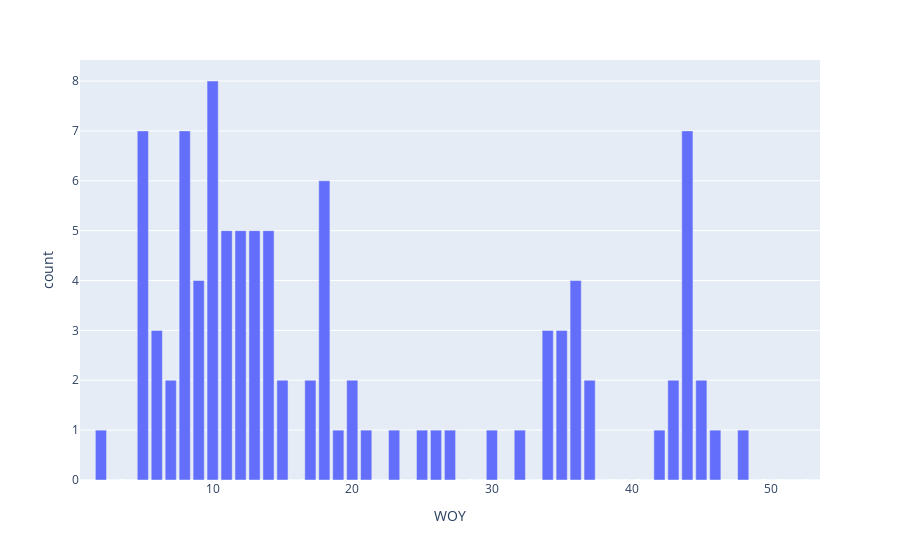

The cell this chart's notebook holds for it:
### Code cell
fig = px.bar(tmp, x=eval_metric, y="count")
fig.show()

### Figure 1 — Plotly figure (JSON) as saved in the notebook; plotly's stock layout.template omitted (floating-point values rounded to 4 significant figures)
{"data": [{"alignmentgroup": "True", "hovertemplate": "WOY=%{x}<br>count=%{y}<extra></extra>", "legendgroup": "", "marker": {"color": "#636efa", "pattern": {"shape": ""}}, "name": "", "offsetgroup": "", "orientation": "v", "showlegend": false, "textposition": "auto", "type": "bar", "x": [1, 2, 3, 4, 5, 6, 7, 8, 9, 10, 11, 12, 13, 14, 15, 16, 17, 18, 19, 20, 21, 22, 23, 24, 25, 26, 27, 28, 29, 30, 31, 32, 33, 34, 35, 36, 37, 38, 39, 40, 41, 42, 43, 44, 45, 46, 47, 48, 49, 50, 51, 52, 53], "xaxis": "x", "y": [0, 1, 0, 0, 7, 3, 2, 7, 4, 8, 5, 5, 5, 5, 2, 0, 2, 6, 1, 2, 1, 0, 1, 0, 1, 1, 1, 0, 0, 1, 0, 1, 0, 3, 3, 4, 2, 0, 0, 0, 0, 1, 2, 7, 2, 1, 0, 1, 0, 0, 0, 0, 0], "yaxis": "y"}], "layout": {"barmode": "relative", "legend": {"tracegroupgap": 0}, "margin": {"t": 60}, "xaxis": {"anchor": "y", "domain": [0, 1], "title": {"text": "WOY"}}, "yaxis": {"anchor": "x", "domain": [0, 1], "title": {"text": "count"}}}}
